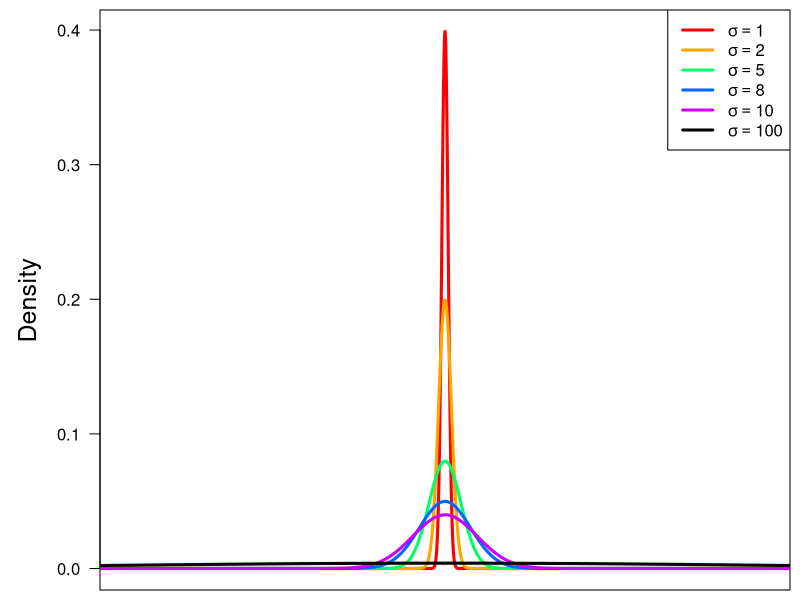
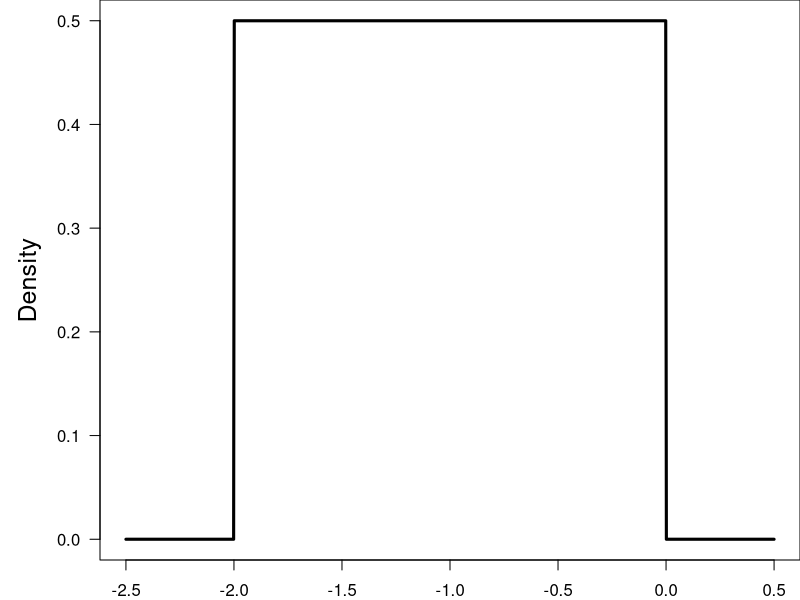
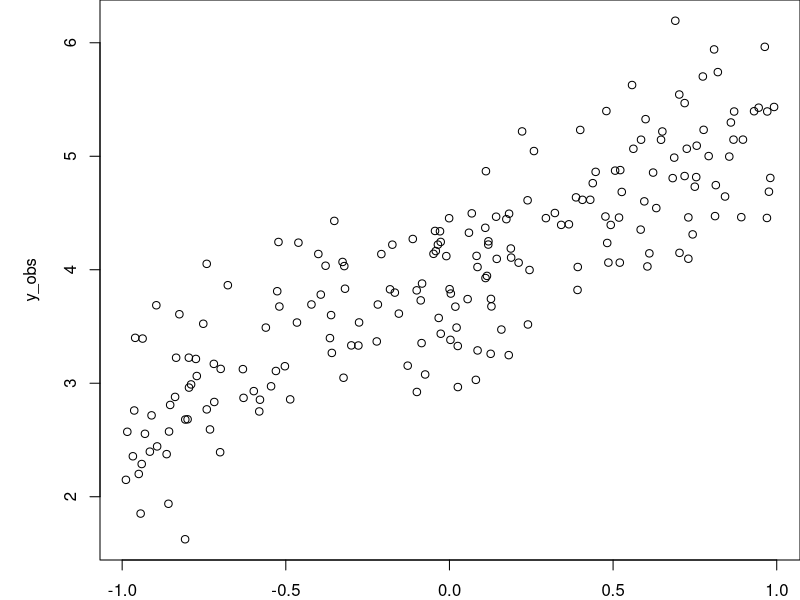
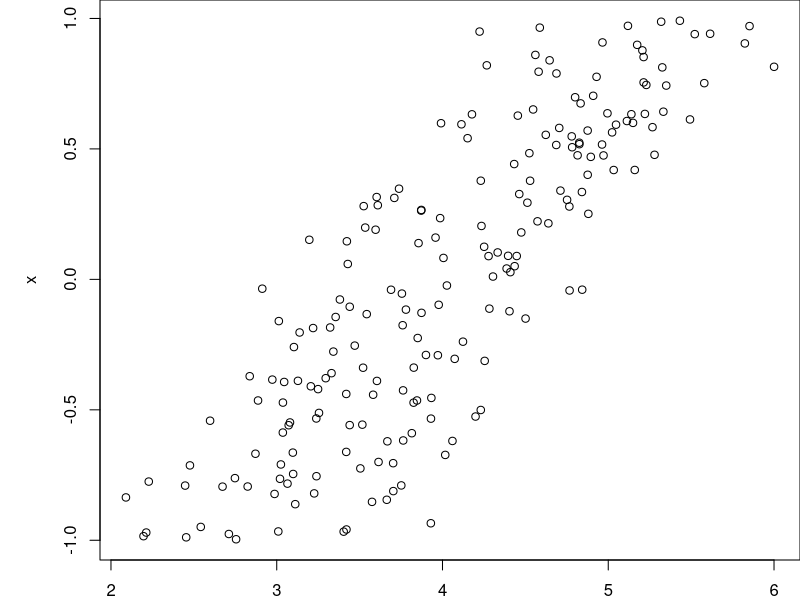
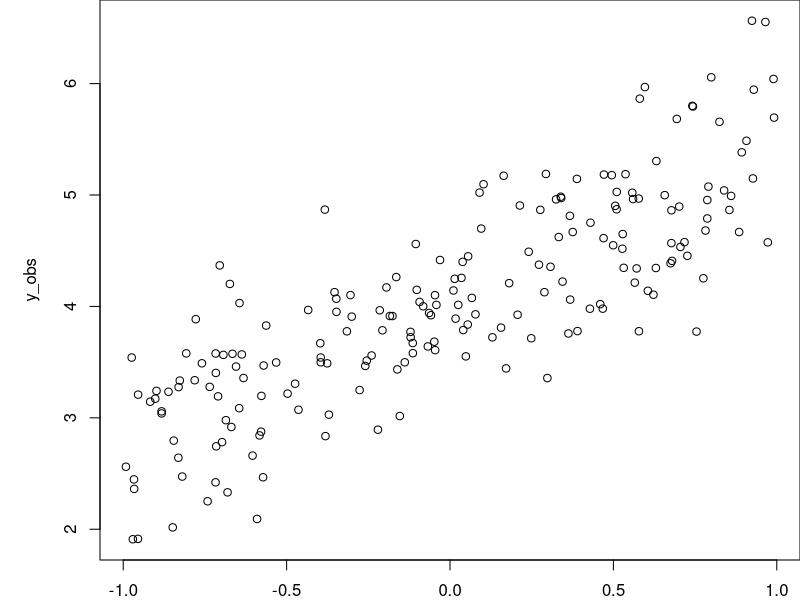

Write the R code that produced these figures, in order.
## ---- chunk 1
par(mar=c(0.5,5,0.5,0.5))
couleur<-rainbow(5)
curve(dnorm, -100, 100, n = 10000, col = couleur[1], xaxt = "n",
      xlab = "", ylab = "Density", las = 1, cex.lab=1.5, lwd = 3)
curve(dnorm(x,mean = 0, sd = 2), -1000, 1000, add=TRUE,
      n=10000, col="orange", lwd = 3)
curve(dnorm(x,mean = 0, sd = 5), -1000, 1000, add=TRUE,
      n=10000,col=couleur[3], lwd = 3)
curve(dnorm(x,mean = 0, sd = 8), -1000, 1000, add=TRUE,
      n=10000,col=couleur[4], lwd = 3)
curve(dnorm(x,mean = 0, sd = 10), -1000, 1000, add=TRUE,
      n=10000,col=couleur[5], lwd = 3)
curve(dnorm(x,mean = 0, sd = 100), -1000, 1000, add=TRUE,
      n=10000, lwd = 3)
legend("topright",legend=c(expression(sigma==1),
                           expression(sigma==2),
                           expression(sigma==5),
                           expression(sigma==8),
                           expression(sigma==10),
                           expression(sigma==100)),col=c(couleur[1],
                                                   "orange",
                                                   couleur[3:5],
                                                   "black"),
       lty=1, lwd=3)
## ---- chunk 2
par(mar=c(2,5,0,0))
curve(dunif(x,min = -2, max = 0), n=1000, -2.5, 0.5, xlab = "",
      ylab = "Density", las = 1, cex.lab=1.5, lwd = 3)
## ---- chunk 3
yintercept <- 4
slope <- 1.3
obs_error <- .5
x <- runif(200, min = -1, max = 1)
y_mean <- yintercept + slope * x
y_obs <- rnorm(200, mean = y_mean, sd = obs_error)
## ---- chunk 4
plot(y_obs ~ x)
## ---- chunk 5
#| output-location: column
yintercept <- 4
slope <- 1.3
obs_error <- .5
x <- runif(200, min = -1, max = 1)
y_mean <- yintercept + slope * x
y_obs <- rnorm(200, mean = y_mean, sd = obs_error)
plot(y_obs, x)
## ---- chunk 6
yintercept <- 4
slope <- 1.3
obs_error <- .5
x <- runif(200, min = -1, max = 1)
y_mean <- yintercept + slope * x
y_obs <- rnorm(200, mean = y_mean, sd = obs_error)
## ---- chunk 7
plot(y_obs ~ x)
